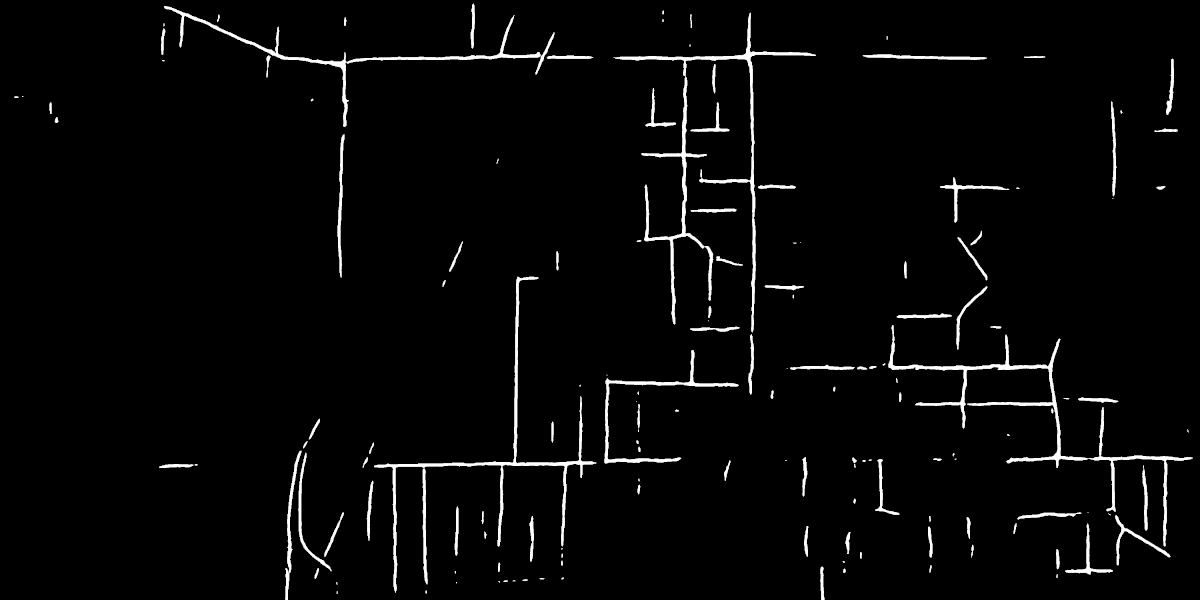
#> input picture images/Capodrise_40.png, 1200 x 600 px, found by its file name
$ python hugs2.py
#> lines starting #> are read from the running program, lines starting #| are printed output that depends on the picture; after the words box and inside, x2 and y2 are one past the last pixel; in counts of white or black regions, pixels touching at a corner belong together
import cv2
import numpy as np
# https://opencv24-python-tutorials.readthedocs.io/en/latest/py_tutorials/py_imgproc/py_houghlines/py_houghlines.html
img = cv2.imread('Capodrise_40.png')
#> img is the input picture: shape (600, 1200, 3); min 0, max 255, mean 7.2
gray = cv2.cvtColor(img,cv2.COLOR_BGR2GRAY)
edges = cv2.Canny(gray,50,150,apertureSize = 3)
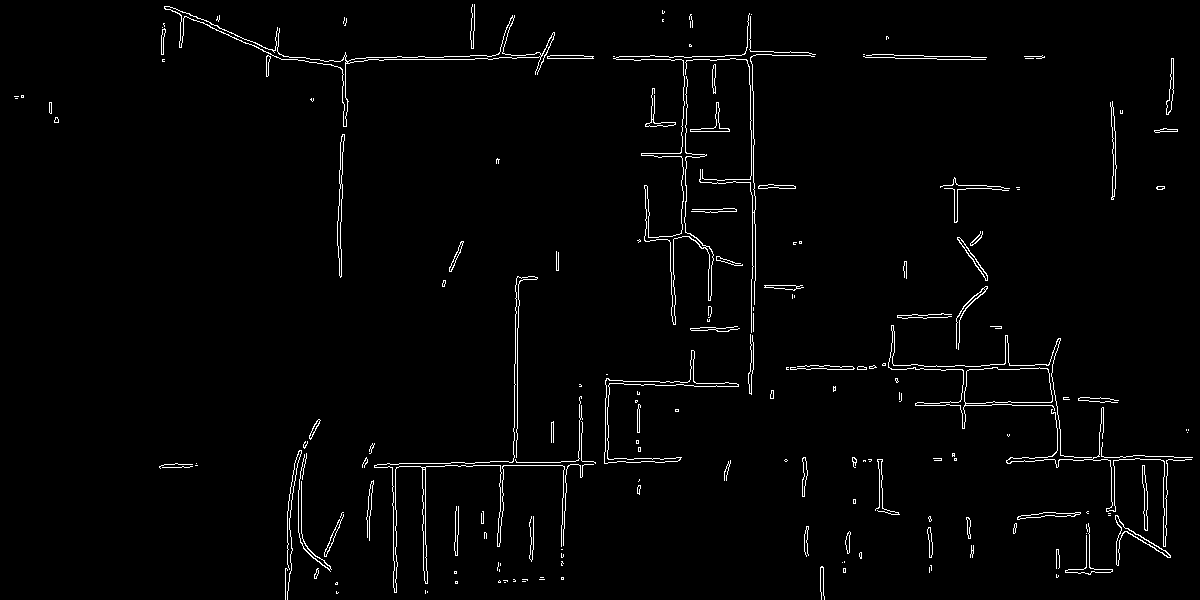
#> edges: shape (600, 1200); 2% white in thin lines or dots
minLineLength = 80
maxLineGap = 5
lines = cv2.HoughLinesP(edges,1,np.pi/180,100,minLineLength,maxLineGap)
#> lines = 70 rows, first 6: [693, 59, 709, 59], [616, 59, 633, 59], [924, 56, 970, 56], [310, 59, 319, 59], [937, 59, 985, 59], [289, 57, 305, 57]
for line in lines:
    for x1,y1,x2,y2 in line:
        cv2.line(img,(x1,y1),(x2,y2),(0,255,0),2)
#> this loop made 70 passes
#> line on passes 1 to 12: [[693, 59, 709, 59]], [[616, 59, 633, 59]], [[924, 56, 970, 56]], [[310, 59, 319, 59]], [[937, 59, 985, 59]], [[289, 57, 305, 57]], [[584, 56, 593, 56]], [[753, 182, 753, 150]], [[750, 85, 750, 119]], [[725, 55, 741, 55]], [[414, 59, 470, 59]], [[355, 58, 365, 58]]
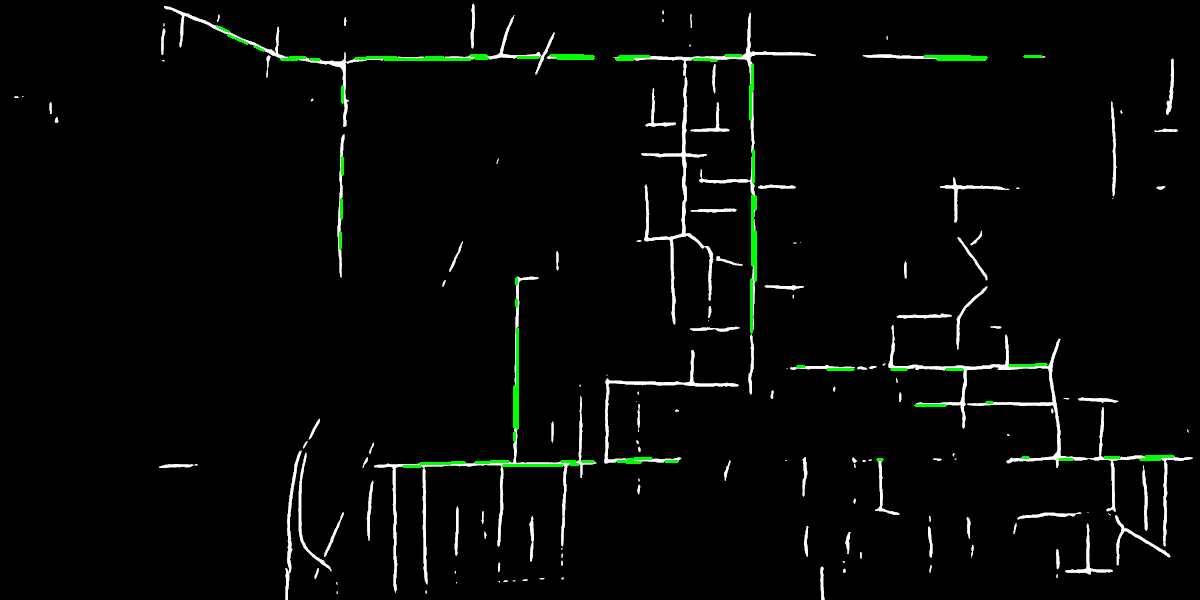
#> img: shape (600, 1200, 3); 0.67% of pixels changed, all inside (x1, y1, x2, y2) = (216, 25, 1175, 468)

cv2.imwrite('houghlines5.jpg',img)
